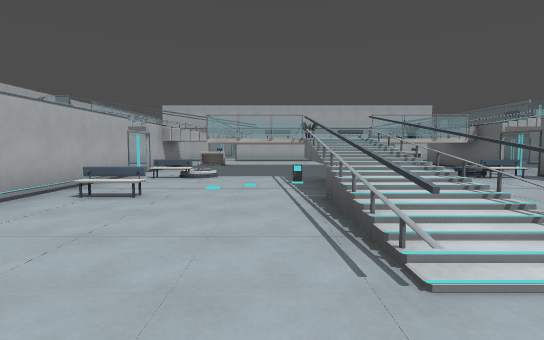
view 1 (above)

24 first-person views from a walk through a level from a Godot 3-D game. The camera is 1.4 m above the floor, tilts 4° down and sees 80° across. The floor is counted in squares, 2 m on a side. Each view is taken from the middle of a square. On the plan, view 1 faces up. The plan holds only what a view shows up to about 10 squares ahead; the rest is blank. The place goes on beyond the plan.

view 2
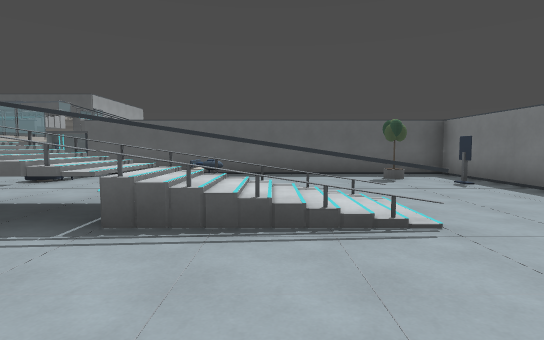

view 3
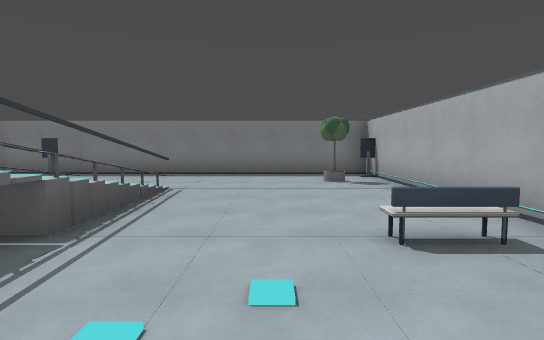

view 4
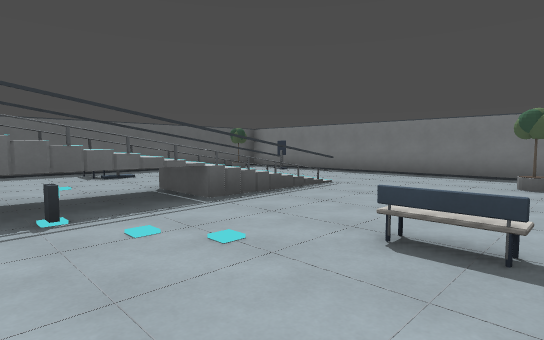

view 5
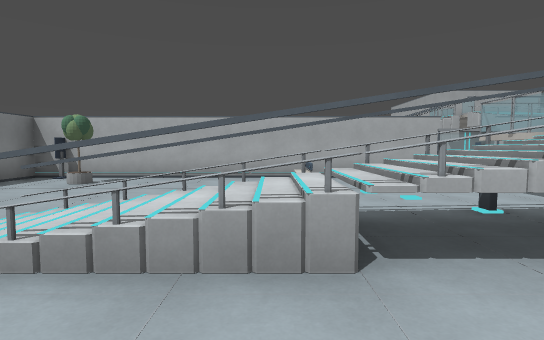

view 6
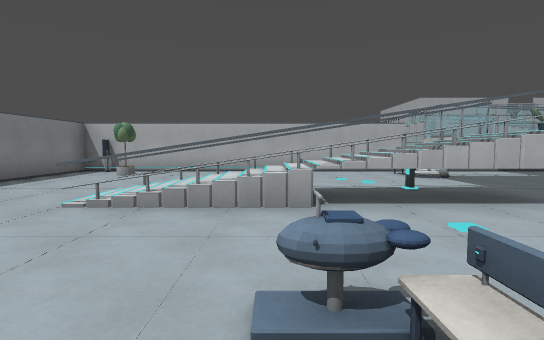

view 7
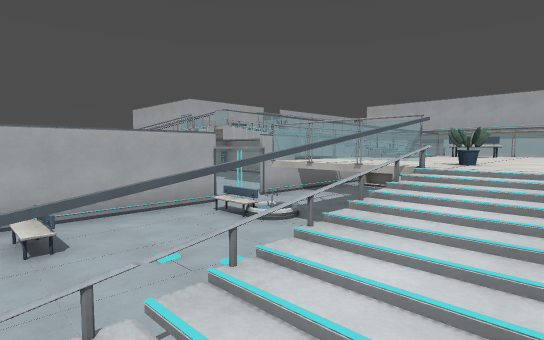

view 8
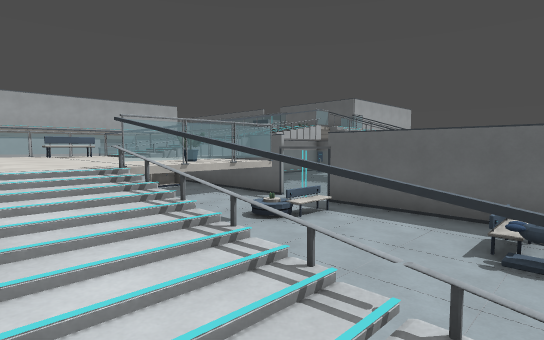

view 9
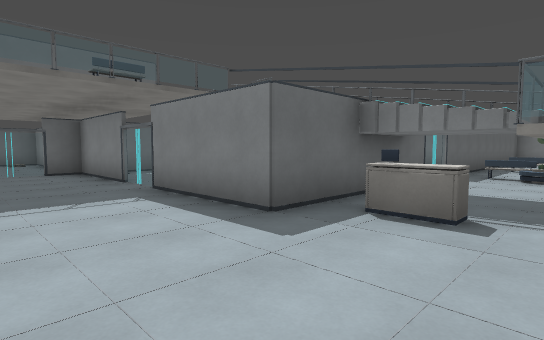

view 10
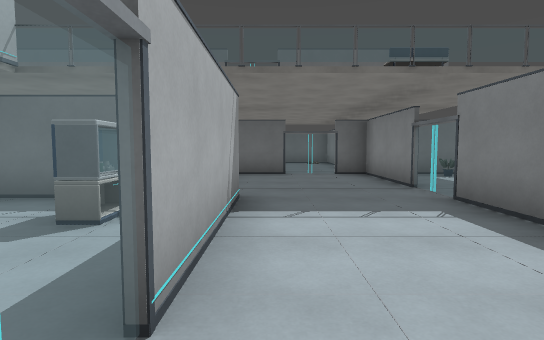

view 11
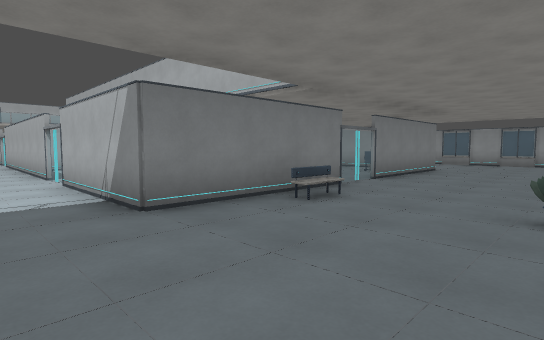

view 12
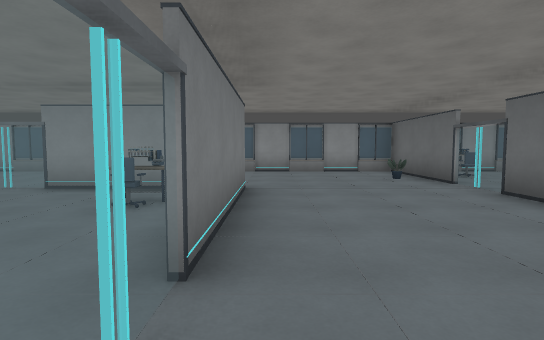

view 13
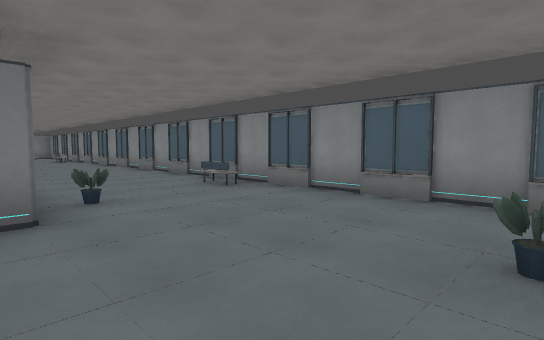

view 14
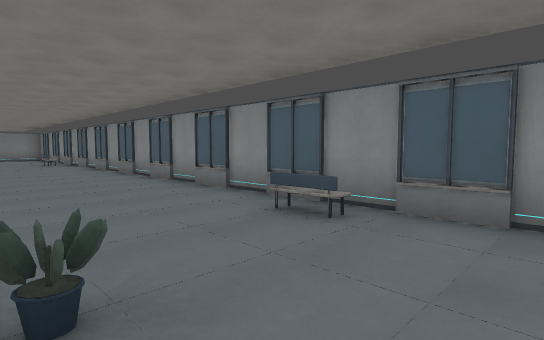

view 15
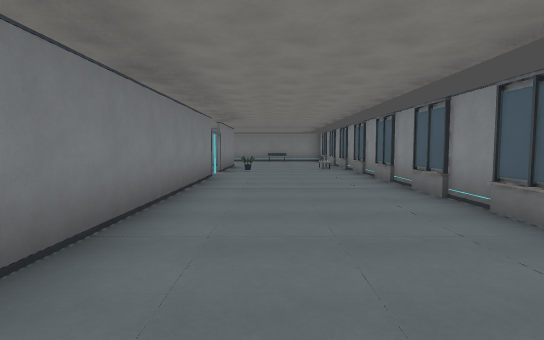

view 16
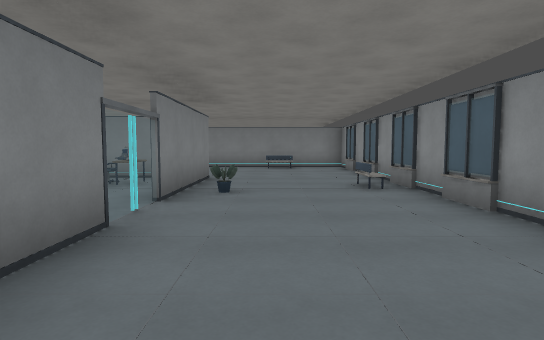

view 17
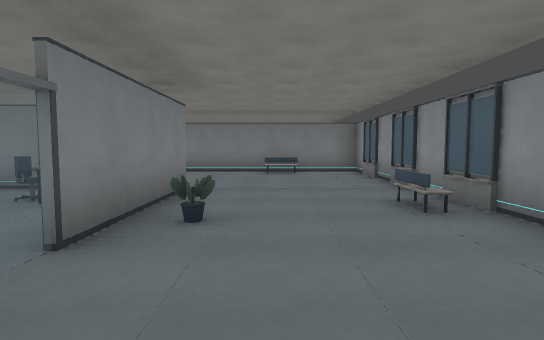

view 18
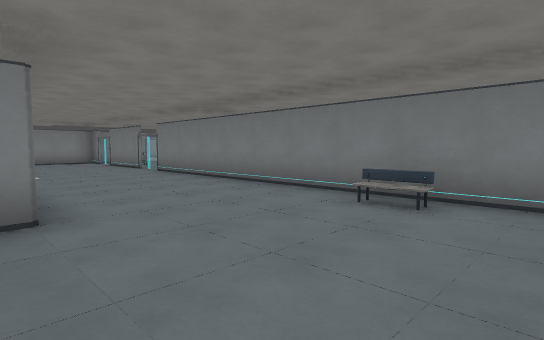

view 19
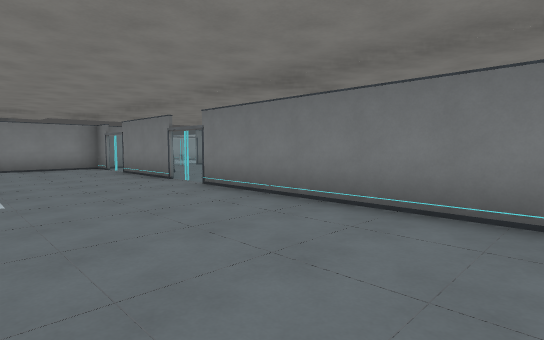

view 20
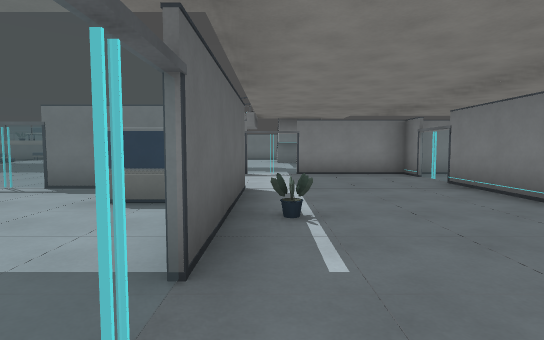

view 21
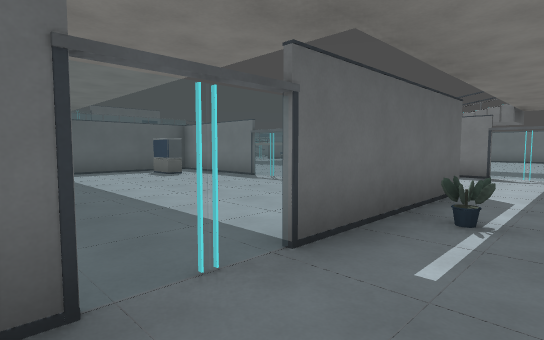

view 22
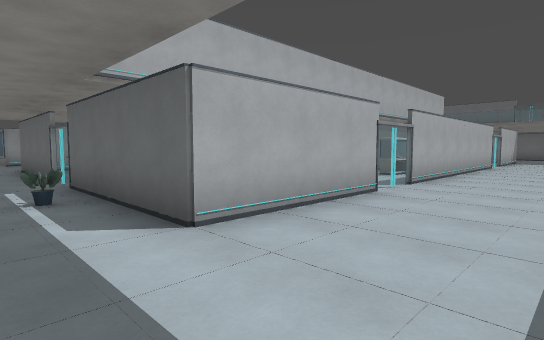

view 23
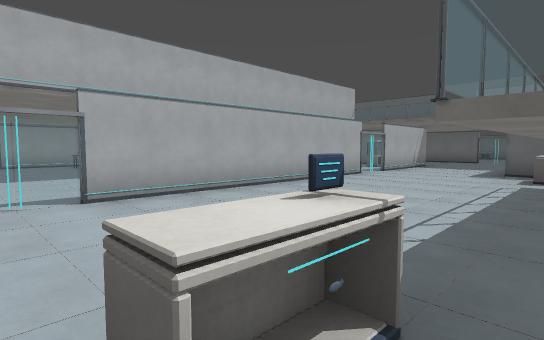

view 24
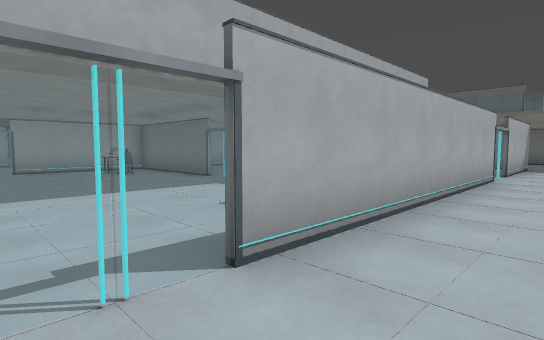

### Floor plan
Key: @ floor where view 1 was taken; # wall or solid block; . floor; / step, stairs or slope; = window, fence, low wall or low ledge; ^ raised ledge; T thing the floor can be seen under or through; P pot; C counter; O other object.
Columns run from 12 left of view 1 to 16 right of it. Each row starts with its distance up from view 1.
 30  ############################
 29  #........................###
 28   ........................
 27  #.......................P#
 26  #......P............P....#
 25  #....# ####### ######....#
 24  #....    ..OO    ..OO....#
 23  #....#   ... #    ..#....
 22  #....#   ... #     .#...
 21  #....#...... #      #...
 20   ....#...... #      #....
 19  #...P#...... #     .#...P
 18  #....##....###    .##....
 17 .O....################....
 16 .#........................
 15  #........................#
 14  #........................#
 13    #TTT  .C......C. #####
 12      ..  ..###  #..     .P#
 11      ...#.. ^^^^ ..#.     #
 10      ...#..^^^^^^..#.
  9        .#..^^^^^^..#.
  8         #.  TTT#P..#
  7         #....TT....#
  6         #....^^....#
  5         #.=..^^..=.#
  4         #....//..O.#
  3         #....//....#
  2         #....//....#
  1         #..........#
  0         #.#.@....#.#
 -1         #O......O..#
 -2         ############

Positions as (right, up) in squares from view 1, and headings:
1: (0, 0), facing up
2: (-2, 3), facing right
3: (-1, 7), facing down
4: (-3, 7), facing down-right
5: (4, 4), facing left
6: (6, 4), facing left
7: (2, 4), facing up-left
8: (1, 4), facing up-right
9: (4, 16), facing down-right
10: (5, 16), facing right
11: (13, 15), facing up-left
12: (10, 20), facing up
13: (13, 25), facing up-left
14: (10, 26), facing up-left
15: (6, 27), facing left
16: (1, 27), facing left
17: (-1, 27), facing left
18: (-6, 29), facing down-left
19: (-7, 25), facing down-left
20: (-7, 22), facing down
21: (-8, 22), facing down-right
22: (-8, 14), facing up-right
23: (-3, 12), facing up-right
24: (-3, 15), facing up-right
